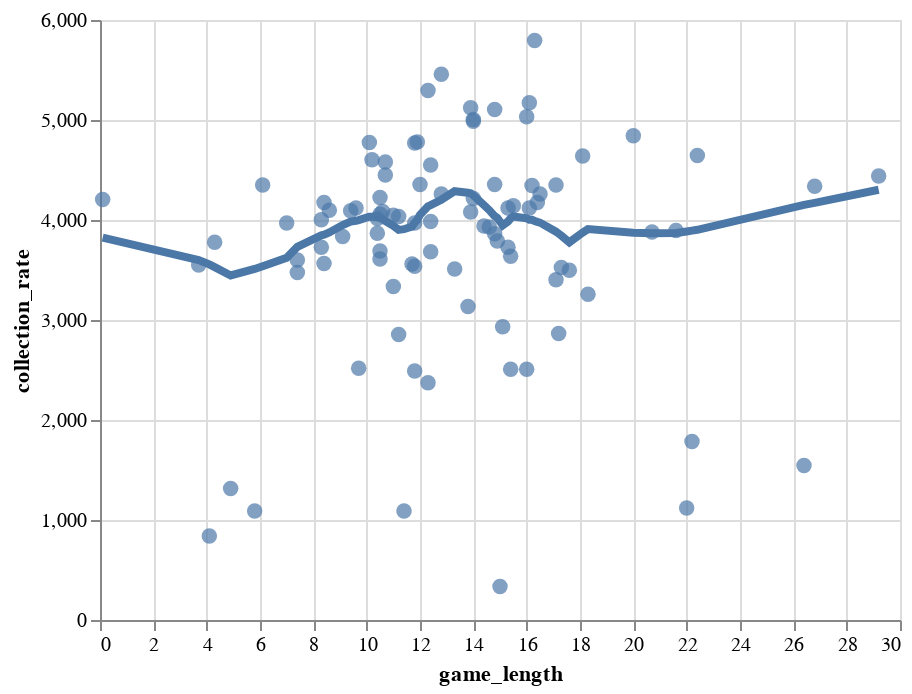

The notebook cell this image was saved under:
### Code cell
terran_game_length = outcomes['minutes']
terran_collection_rate = collection_outcomes[collection_outcomes['race'] == 'Terran']['collection_rate']
length_vs_collection = pd.DataFrame({
    'game_length': terran_game_length,
    'collection_rate': terran_collection_rate,
})

print(len(terran_game_length))
print(len(terran_collection_rate))

scatter = alt.Chart(length_vs_collection).mark_circle(size=60).encode(
    x='game_length',
    y='collection_rate',
)

scatter + scatter.transform_loess('game_length', 'collection_rate').mark_line(size=4)

### Figure 1 — Vega-Lite specification as saved in the notebook (floating-point values rounded to 4 significant figures; data arrays with more than 128 entries replaced by an {"elided": "..."} marker saying what was removed)
{"config": {"view": {"continuousWidth": 400, "continuousHeight": 300}}, "layer": [{"mark": {"type": "circle", "size": 60}, "encoding": {"x": {"type": "quantitative", "field": "game_length"}, "y": {"type": "quantitative", "field": "collection_rate"}}}, {"mark": {"type": "line", "size": 4}, "encoding": {"x": {"type": "quantitative", "field": "game_length"}, "y": {"type": "quantitative", "field": "collection_rate"}}, "transform": [{"loess": "collection_rate", "on": "game_length"}]}], "data": {"name": "data-666898e139a8599e7f58c021f4ea4764"}, "$schema": "https://vega.github.io/schema/vega-lite/v4.8.1.json", "datasets": {"data-666898e139a8599e7f58c021f4ea4764": {"elided": "279 records"}}}
